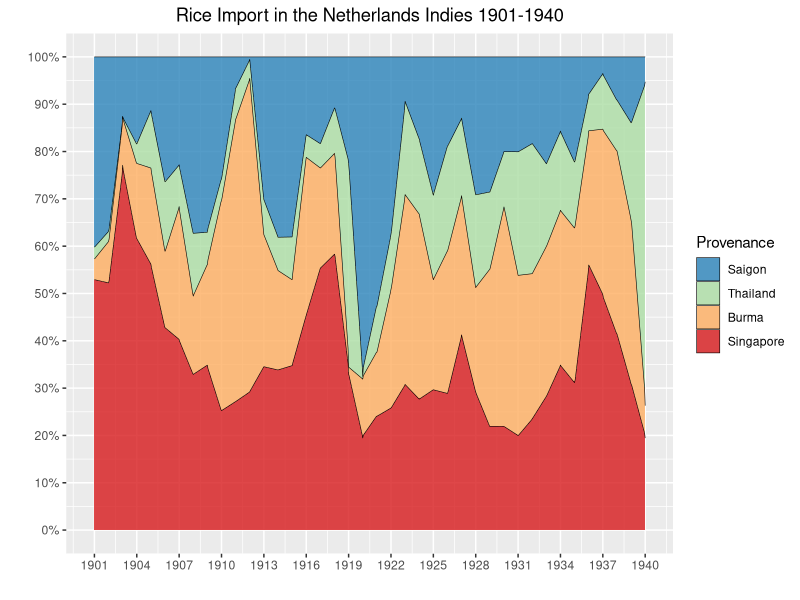
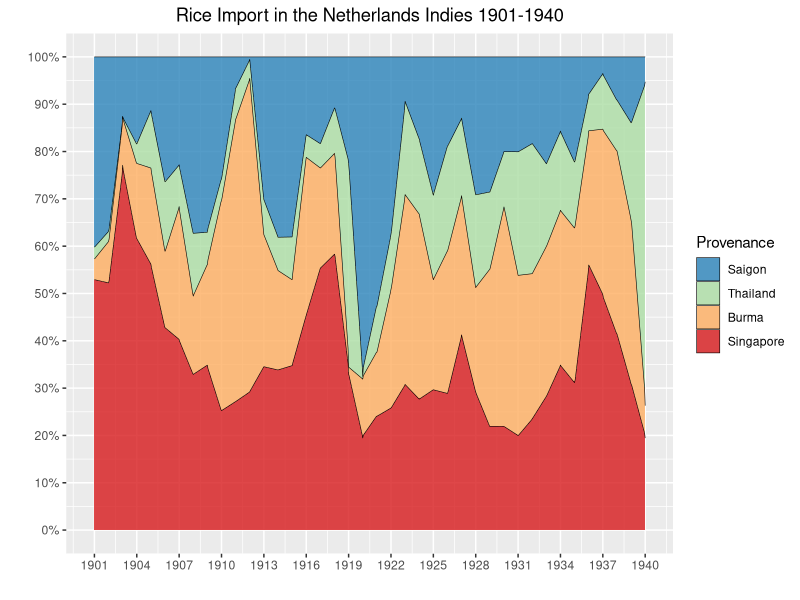

These figures' R source, in order:
# import libraries
library(tidyr)
library(ggplot2)

# set up working path
setwd("project_folder")
getwd()

# I/O
df <- read.csv(file="04.csv",
      stringsAsFactors = FALSE)

# convert format from wide to long
df_wide <- df
df_long <- gather(df_wide, country, trade, Saigon:Singapore, factor_key=TRUE)

# the simplest way to plot a stacked area chart
# ggplot(df_long, aes(x=Year,y=trade, fill=country)) + geom_area(position="fill")

ggplot(df_long, aes(x=Year,y=trade, fill=country)) + 
geom_area(position="fill", colour="black", size=.2, alpha=.8) + 

# color palatte
scale_fill_manual(values=c("#2B83BA", "#ABDDA4", "#FDAE61", "#D7191C")) +

# title, labels # http://docs.ggplot2.org/0.9.3/theme.html
labs(title = "Rice Import in the Netherlands Indies 1901-1940", x="", y="") + 
theme(plot.title = element_text(hjust = 0.5, size = rel(1.2))) +

# change ticks on y-axis to percentage
scale_y_continuous(breaks=seq(0,1,0.1),labels = scales::percent) +
# space the tick on x-axis
scale_x_continuous(breaks=seq(1901,1940,3)) + 
# change legend title 
guides(fill=guide_legend(title="Provenance"))

ggsave("plot.jpg", width=9, height=6, dpi=300)